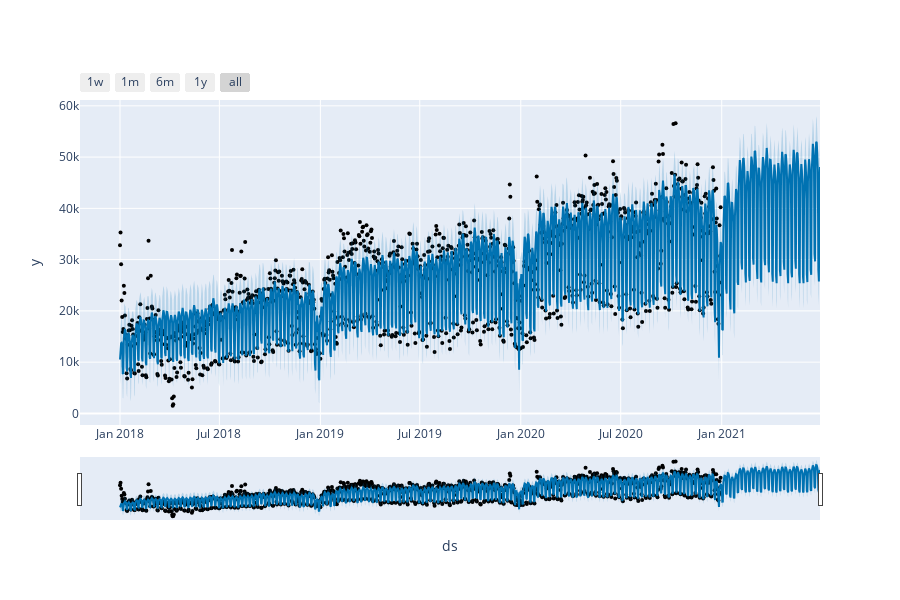

Write notebook code for a chart like this one.
### Code cell
future = m.make_future_dataframe(periods=180) 
forecast = m.predict(future)

plot_plotly(m, forecast)

### Figure 1 — Plotly figure (JSON) as saved in the notebook; plotly's stock layout.template omitted (floating-point values rounded to 4 significant figures; data arrays with more than 128 entries replaced by an {"elided": "..."} marker saying what was removed)
{"data": [{"marker": {"color": "black", "size": 4}, "mode": "markers", "name": "Actual", "type": "scatter", "x": {"elided": "1095 str values"}, "y": {"elided": "1095 int values"}}, {"hoverinfo": "skip", "line": {"width": 0}, "mode": "lines", "type": "scatter", "x": {"elided": "1275 str values"}, "y": {"elided": "1275 float values"}}, {"fill": "tonexty", "fillcolor": "rgba(0, 114, 178, 0.2)", "line": {"color": "#0072B2", "width": 2}, "mode": "lines", "name": "Predicted", "type": "scatter", "x": {"elided": "1275 str values"}, "y": {"elided": "1275 float values"}}, {"fill": "tonexty", "fillcolor": "rgba(0, 114, 178, 0.2)", "hoverinfo": "skip", "line": {"width": 0}, "mode": "lines", "type": "scatter", "x": {"elided": "1275 str values"}, "y": {"elided": "1275 float values"}}], "layout": {"height": 600, "showlegend": false, "width": 900, "xaxis": {"rangeselector": {"buttons": [{"count": 7, "label": "1w", "step": "day", "stepmode": "backward"}, {"count": 1, "label": "1m", "step": "month", "stepmode": "backward"}, {"count": 6, "label": "6m", "step": "month", "stepmode": "backward"}, {"count": 1, "label": "1y", "step": "year", "stepmode": "backward"}, {"step": "all"}]}, "rangeslider": {"visible": true}, "title": {"text": "ds"}, "type": "date"}, "yaxis": {"title": {"text": "y"}}}}
